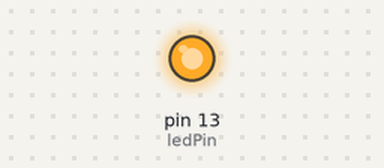
A sketch run on a simulated Arduino Uno, built with avr-gcc and run on an emulated ATmega328P. Parts: output pins drawn as LEDs (lit = HIGH).

Above: at 0.6 s.
At 36.1 s:
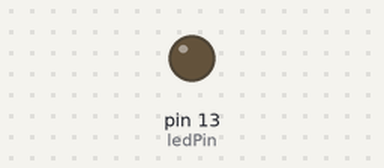
Timing chart, 0 to 37.6 s (numbered marks = the images above):
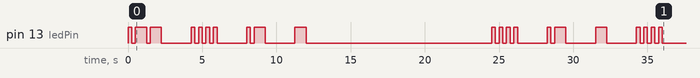

The sketch:

MorseCodeBlinkerEncoder.ino
```cpp
//Uses blink circuit with an LED on pin 13
//  Dot is basic unit of time
//  Dash is three dots
//  Space between dots and dashes within characters is one dot
//  Space between letters is 3 dots
//  Space between words is 7 dots
//Build a struct with the morse code mapping
// constants won't change. Used here to
// set pin numbers:
int const ledPin =  13;                 // the number of the LED pin
int const short_interval = 250;         // blink interval (milliseconds)
int const long_interval = 750;          // blink interval (milliseconds)
int const space_interval = 1750;        // blink interval (milliseconds)
int const phrase_end_interval = 5000;   // blink interval (milliseconds)

static const struct {const char letter, *code;} MorseMap[] =
{
	{ 'A', ".-" },
	{ 'B', "-..." },
	{ 'C', "-.-." },
	{ 'D', "-.." },
	{ 'E', "." },
	{ 'F', "..-." },
	{ 'G', "--." },
	{ 'H', "...." },
	{ 'I', ".." },
	{ 'J', ".---" },
	{ 'K', ".-.-" },
	{ 'L', ".-.." },
	{ 'M', "--" },
	{ 'N', "-." },
	{ 'O', "---" },
	{ 'P', ".--." },
	{ 'Q', "--.-" },
	{ 'R', ".-." },
	{ 'S', "..." },
	{ 'T', "-" },
	{ 'U', "..-" },
	{ 'V', "...-" },
	{ 'W', ".--" },
	{ 'X', "-..-" },
	{ 'Y', "-.--" },
	{ 'Z', "--.." },
	{ ' ', "     " }, //Gap between words, seven units
};


// Variables that will change:
//int ledState = LOW;             // ledState used to set the LED
//int letterSpot = 0;             // Current letter you are testing in the morse code


void setup() {
  // set the digital pin as output:
  pinMode(ledPin, OUTPUT);
  digitalWrite(ledPin, LOW);

}

void loop()
{
  String morseMessage = encode ("What Hath Christopher Wrought"); // The morse code that the LED will signal

  for(int i=0; i<=morseMessage.length(); i++)
  {
    switch(morseMessage[i])
    {
      case '.': //dot
        digitalWrite(ledPin, HIGH);
        delay(short_interval);
        digitalWrite(ledPin, LOW);
        delay(short_interval);

        break;

       case '-': //dash
         digitalWrite(ledPin, HIGH);
         delay(long_interval);
         digitalWrite(ledPin, LOW);
         delay(short_interval);

         break;

       case ' ': //space
         delay(space_interval);
    }
  }
}

String encode(const char *string)
{
  size_t i,j;
  String morseMessage = "";

  for(i = 0; string[i]; ++i)
  {
    for(j = 0; j < sizeof MorseMap / sizeof *MorseMap; ++j)
    {
      if(toupper(string[i]) == MorseMap[j].letter)
      {
        morseMessage += MorseMap[j].code;
        break;
      }
    }
    morseMessage += " "; //Add tailing space to seperate the chars
  }

  return morseMessage;
}

String decode(String morse)
{
  String msg = "";

  int lastPos = 0;
  int pos = morse.indexOf(' ');
  while( lastPos <= morse.lastIndexOf(' ') )
  {
    for( int i = 0; i < sizeof MorseMap / sizeof *MorseMap; ++i )
    {
      if( morse.substring(lastPos, pos) == MorseMap[i].code )
      {
        msg += MorseMap[i].letter;
      }
    }

    lastPos = pos+1;
    pos = morse.indexOf(' ', lastPos);

    // Handle white-spaces between words (7 spaces)
    while( morse[lastPos] == ' ' && morse[pos+1] == ' ' )
    {
      pos ++;
    }
  }

  return msg;
}
```

Measured:
- by itself, pin 13 (ledPin): LOW → HIGH at 0.00 s, → LOW 0.25 s later, → HIGH 0.25 s later, → LOW 0.75 s later, … (42 changes in this stretch)
